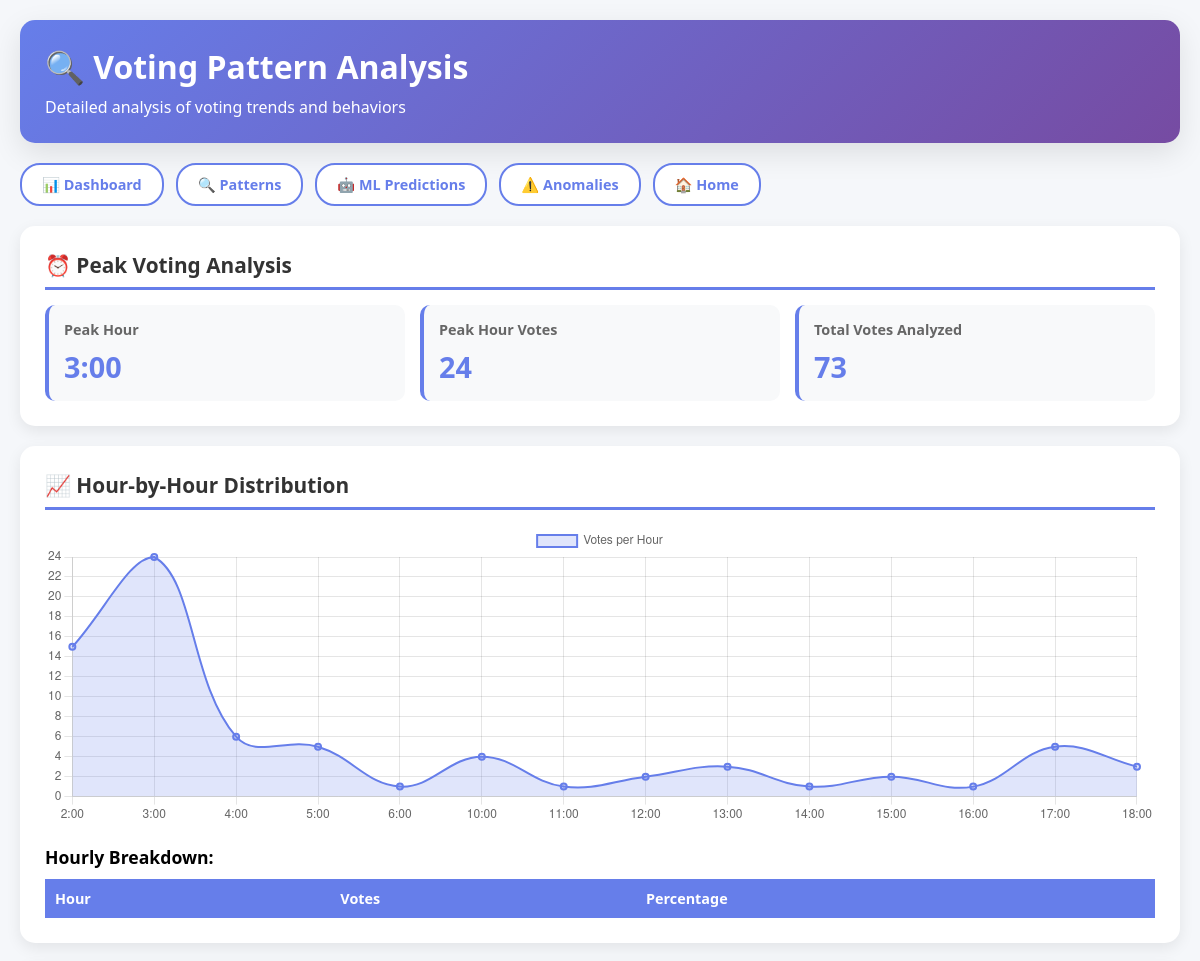
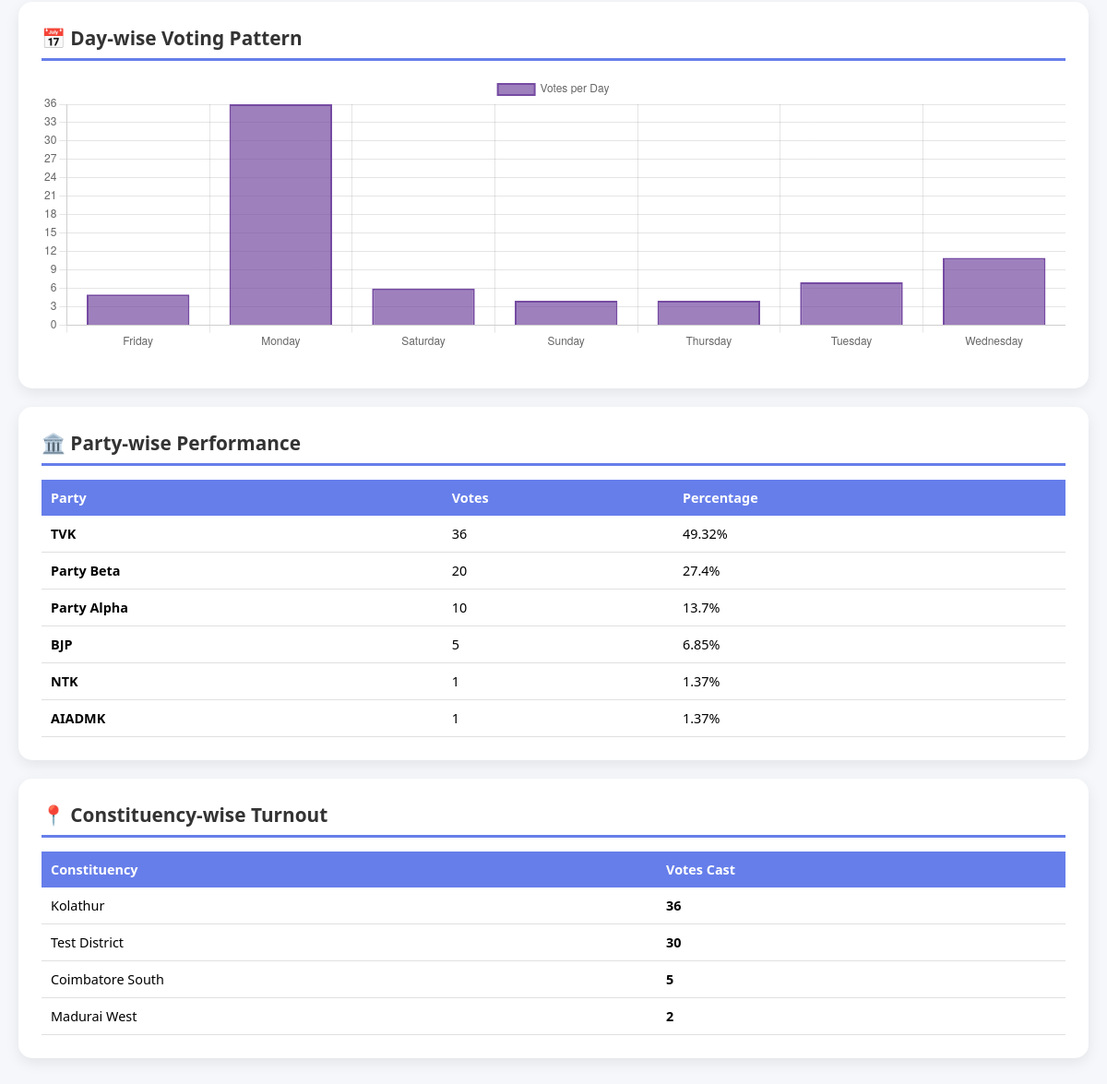
The page /analytics/patterns/ (signed in) on the database its author committed (2 pictures, top to bottom).
### voting/models.py (models this page shows, shortened)
class Candidate(models.Model):
    name = models.CharField(max_length=100)
    party = models.CharField(max_length=100)
    constituency = models.ForeignKey(Constituency, on_delete=models.CASCADE)
    photo = models.ImageField(upload_to='candidate_photos/', blank=True, null=True)
    class Meta:
        ordering = ['name']
        unique_together = ['name', 'constituency']

class Constituency(models.Model):
    name = models.CharField(max_length=100, unique=True)
    registered_voters = models.IntegerField(default=0, help_text="Total registered voters")
    class Meta:
        verbose_name_plural = "Constituencies"
        ordering = ['name']

### voting/analytics_views.py (the view)
# urls.py: path('analytics/patterns/', analytics_views.pattern_analysis, name='pattern_analysis'),
@admin_required
def pattern_analysis(request):
    votes = Vote.objects.all()
    total_votes = votes.count()
    hourly_data = votes.values('vote_hour').annotate(count=Count('id')).order_by('vote_hour')
    hourly_distribution = {}
    for item in hourly_data:
        hour = item['vote_hour']
        if hour is not None:
            hourly_distribution[hour] = item['count']
    day_data = votes.values('vote_day').annotate(count=Count('id')).order_by('vote_day')
    day_distribution = {}
    for item in day_data:
        day = item['vote_day']
        if day:
            day_distribution[day] = item['count']
    party_data = votes.values('candidate__party').annotate(
        count=Count('id')
    ).order_by('-count')
    party_performance = {}
    for item in party_data:
        party_name = item['candidate__party'] or 'Independent'
        vote_count = item['count']
        percentage = round((vote_count / total_votes * 100), 2) if total_votes > 0 else 0
        party_performance[party_name] = {
            'votes': vote_count,
            'percentage': percentage
        }
    constituency_data = votes.values('candidate__constituency__name').annotate(
        count=Count('id')
    ).order_by('-count')
    constituency_turnout = {}
    for item in constituency_data:
        const_name = item['candidate__constituency__name']
        constituency_turnout[const_name] = item['count']
    if hourly_distribution:
        peak_hour = max(hourly_distribution, key=hourly_distribution.get)
        peak_votes = hourly_distribution[peak_hour]
    else:
        peak_hour = None
        peak_votes = 0
    context = {
        'total_votes': total_votes,
        'hourly_distribution': json.dumps(hourly_distribution),
        'day_distribution': json.dumps(day_distribution),
        'party_performance': party_performance,
        'constituency_turnout': constituency_turnout,
        'peak_times': {
            'peak_hour': peak_hour,
            'peak_votes': peak_votes
        }
    }
    return render(request, 'voting/pattern_analysis.html', context)

### voting/templates/voting/pattern_analysis.html (shortened to what this page needs)
<!DOCTYPE html>
<html lang="en">
<head>
</head>
<body>
    <div class="header">
        <h1>🔍 Voting Pattern Analysis</h1>
        <p>Detailed analysis of voting trends and behaviors</p>
    </div>
    <div class="nav-links">
        <a href="{% url 'analytics_dashboard' %}" class="nav-link">📊 Dashboard</a>
        <a href="{% url 'pattern_analysis' %}" class="nav-link">🔍 Patterns</a>
        <a href="{% url 'ml_predictions' %}" class="nav-link">🤖 ML Predictions</a>
        <a href="{% url 'anomaly_detection' %}" class="nav-link">⚠️ Anomalies</a>
        <a href="{% url 'home' %}" class="nav-link">🏠 Home</a>
    </div>
    <div class="section">
        <h2 class="section-title">⏰ Peak Voting Analysis</h2>
        <div class="stats-grid">
            <div class="stat-box">
                <h3>Peak Hour</h3>
                <p>{{ peak_times.peak_hour|default:"N/A" }}:00</p>
            </div>
            <div class="stat-box">
                <h3>Peak Hour Votes</h3>
                <p>{{ peak_times.peak_votes|default:"0" }}</p>
            </div>
            <div class="stat-box">
                <h3>Total Votes Analyzed</h3>
                <p>{{ total_votes }}</p>
            </div>
        </div>
    </div>
    <div class="section">
        <h2 class="section-title">📈 Hour-by-Hour Distribution</h2>
        <div class="chart-container">
            <canvas id="hourlyChart"></canvas>
        </div>
        {% if hourly_distribution %}
        <h3 style="margin-top: 20px; font-size: 1.1em;">Hourly Breakdown:</h3>
        <table>
            <thead>
                <tr>
                    <th>Hour</th>
                    <th>Votes</th>
                    <th>Percentage</th>
                </tr>
            </thead>
        </table>
        {% else %}
        <p>No hourly data available yet.</p>
        {% endif %}
    </div>
    <div class="section">
        <h2 class="section-title">📅 Day-wise Voting Pattern</h2>
        <div class="chart-container">
            <canvas id="dayChart"></canvas>
        </div>
    </div>
    <div class="section">
        <h2 class="section-title">🏛️ Party-wise Performance</h2>
        {% if party_performance %}
        <table>
            <thead>
                <tr>
                    <th>Party</th>
                    <th>Votes</th>
                    <th>Percentage</th>
                </tr>
            </thead>
            <tbody>
                {% for party, data in party_performance.items %}
                <tr>
                    <td><strong>{{ party }}</strong></td>
                    <td>{{ data.votes }}</td>
                    <td>{{ data.percentage }}%</td>
                </tr>
                {% endfor %}
            </tbody>
        </table>
        {% else %}
        <p>No party data available yet.</p>
        {% endif %}
    </div>
    <div class="section">
        <h2 class="section-title">📍 Constituency-wise Turnout</h2>
        {% if constituency_turnout %}
        <table>
            <thead>
                <tr>
                    <th>Constituency</th>
                    <th>Votes Cast</th>
                </tr>
            </thead>
            <tbody>
                {% for const, votes in constituency_turnout.items %}
                <tr>
                    <td>{{ const }}</td>
                    <td><strong>{{ votes }}</strong></td>
                </tr>
                {% endfor %}
            </tbody>
        </table>
        {% else %}
        <p>No constituency data available yet.</p>
        {% endif %}
    </div>
    <script>
        // Hourly Chart - Parse Django data safely
        const hourlyDataRaw = '{{ hourly_distribution|safe }}';
        const hourlyData = JSON.parse(hourlyDataRaw.replace(/'/g, '"'));
        const hourlyLabels = Object.keys(hourlyData).map(h => h + ':00');
        const hourlyValues = Object.values(hourlyData);
        const hourlyCtx = document.getElementById('hourlyChart').getContext('2d');
        new Chart(hourlyCtx, {
            type: 'line',
            data: {
                labels: hourlyLabels,
                datasets: [{
                    label: 'Votes per Hour',
                    data: hourlyValues,
                    backgroundColor: 'rgba(102, 126, 234, 0.2)',
                    borderColor: 'rgba(102, 126, 234, 1)',
                    borderWidth: 2,
                    tension: 0.4,
                    fill: true
                }]
            },
            options: {
                responsive: true,
                maintainAspectRatio: false,
                scales: {
                    y: {
                        beginAtZero: true,
                        ticks: { stepSize: 1 }
                    }
                }
            }
        });
        // Day Chart - Parse Django data safely
        const dayDataRaw = '{{ day_distribution|safe }}';
        const dayData = JSON.parse(dayDataRaw.replace(/'/g, '"'));
        const dayLabels = Object.keys(dayData);
        const dayValues = Object.values(dayData);
        const dayCtx = document.getElementById('dayChart').getContext('2d');
        new Chart(dayCtx, {
            type: 'bar',
            data: {
                labels: dayLabels,
                datasets: [{
                    label: 'Votes per Day',
                    data: dayValues,
                    backgroundColor: 'rgba(118, 75, 162, 0.7)',
                    borderColor: 'rgba(118, 75, 162, 1)',
                    borderWidth: 2
                }]
            },
            options: {
                responsive: true,
                maintainAspectRatio: false,
                scales: {
                    y: {
                        beginAtZero: true,
                        ticks: { stepSize: 1 }
                    }
                }
            }
        });
    </script>
</body>
</html>

### voting/templates/voting/pattern_analysis.html (style rules this page uses)
* { margin: 0; padding: 0; box-sizing: border-box; }
body { font-family: 'Segoe UI', Tahoma, Geneva, Verdana, sans-serif; background: #f5f7fa; padding: 20px; }
.header { background: linear-gradient(135deg, #667eea 0%, #764ba2 100%); color: white; padding: 25px; border-radius: 15px; margin-bottom: 20px; box-shadow: 0 10px 30px rgba(0,0,0,0.1); }
.header h1 { font-size: 2em; margin-bottom: 8px; }
.nav-links { display: flex; gap: 12px; margin-bottom: 20px; flex-wrap: wrap; }
.nav-link { padding: 10px 20px; background: white; color: #667eea; text-decoration: none; border-radius: 20px; font-weight: 600; border: 2px solid #667eea; transition: all 0.3s; font-size: 0.9em; }
.section { background: white; padding: 25px; border-radius: 15px; margin-bottom: 20px; box-shadow: 0 5px 15px rgba(0,0,0,0.08); }
.section-title { font-size: 1.3em; color: #333; margin-bottom: 15px; padding-bottom: 8px; border-bottom: 3px solid #667eea; }
.chart-container { position: relative; height: 300px; margin-bottom: 15px; }
.stats-grid { display: grid; grid-template-columns: repeat(auto-fit, minmax(200px, 1fr)); gap: 15px; margin-top: 15px; }
.stat-box { background: #f8f9fa; padding: 15px; border-radius: 10px; border-left: 4px solid #667eea; }
.stat-box h3 { font-size: 0.9em; color: #666; margin-bottom: 8px; }
.stat-box p { font-size: 1.8em; color: #667eea; font-weight: 700; }
table { width: 100%; border-collapse: collapse; margin-top: 10px; }
table th { background: #667eea; color: white; padding: 10px; text-align: left; font-size: 0.9em; }
table td { padding: 10px; border-bottom: 1px solid #e0e0e0; font-size: 0.9em; }

### rows shown on the page
Candidate: party "TVK", votes "36", percentage "49.32"
Candidate: party "Party Beta", votes "20", percentage "27.4"
Candidate: party "Party Alpha", votes "10", percentage "13.7"
Candidate: party "BJP", votes "5", percentage "6.85"
Candidate: party "NTK", votes "1", percentage "1.37"
Candidate: party "AIADMK", votes "1", percentage "1.37"
Constituency: name "Kolathur", votes "36"
Constituency: name "Test District", votes "30"
Constituency: name "Coimbatore South", votes "5"
Constituency: name "Madurai West", votes "2"

### other values the page prints
{{ peak_times.peak_hour|default:"N/A" }} "3"
{{ peak_times.peak_votes|default:"0" }} "24"
{{ total_votes }} "73"
chart data {{ hourly_distribution|safe }} {"2": 15, "3": 24, "4": 6, "5": 5, "6": 1, "10": 4, "11": 1, "12": 2, "13": 3, "14": 1, "15": 2, "16": 1, "17": 5, "18": 3}
chart data {{ day_distribution|safe }} {"Friday": 5, "Monday": 36, "Saturday": 6, "Sunday": 4, "Thursday": 4, "Tuesday": 7, "Wednesday": 11}
